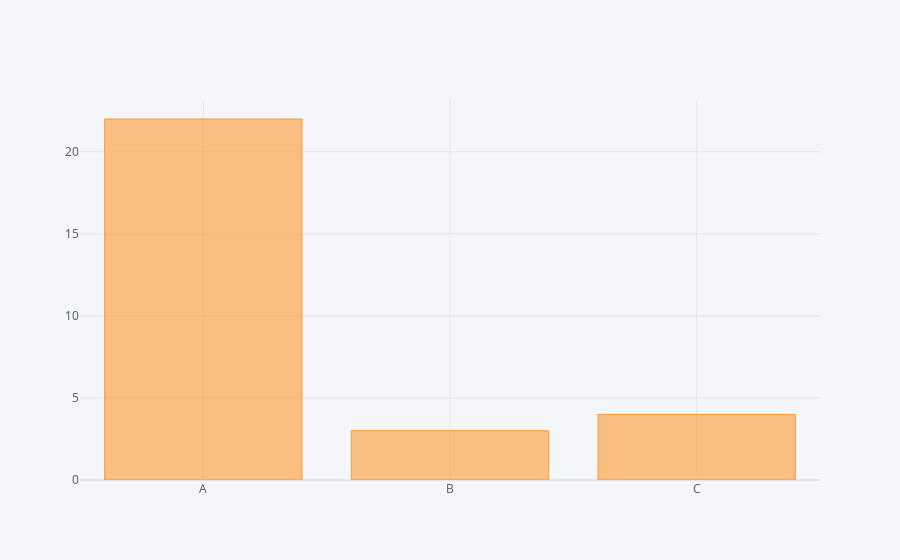

Here is the notebook cell this chart was saved with:
### Code cell
df2.iplot(x='category',y='values',kind='bar')

### Figure 1 — Plotly figure (JSON) as saved in the notebook; plotly's stock layout.template omitted (floating-point values rounded to 4 significant figures)
{"data": [{"marker": {"color": "rgba(255, 153, 51, 0.6)", "line": {"color": "rgba(255, 153, 51, 1.0)", "width": 1}}, "name": "values", "orientation": "v", "text": "", "type": "bar", "x": ["A", "B", "C"], "y": [22, 3, 4]}], "layout": {"legend": {"bgcolor": "#F5F6F9", "font": {"color": "#4D5663"}}, "paper_bgcolor": "#F5F6F9", "plot_bgcolor": "#F5F6F9", "title": {"font": {"color": "#4D5663"}}, "xaxis": {"gridcolor": "#E1E5ED", "showgrid": true, "tickfont": {"color": "#4D5663"}, "title": {"font": {"color": "#4D5663"}, "text": ""}, "zerolinecolor": "#E1E5ED"}, "yaxis": {"gridcolor": "#E1E5ED", "showgrid": true, "tickfont": {"color": "#4D5663"}, "title": {"font": {"color": "#4D5663"}, "text": ""}, "zerolinecolor": "#E1E5ED"}}}
